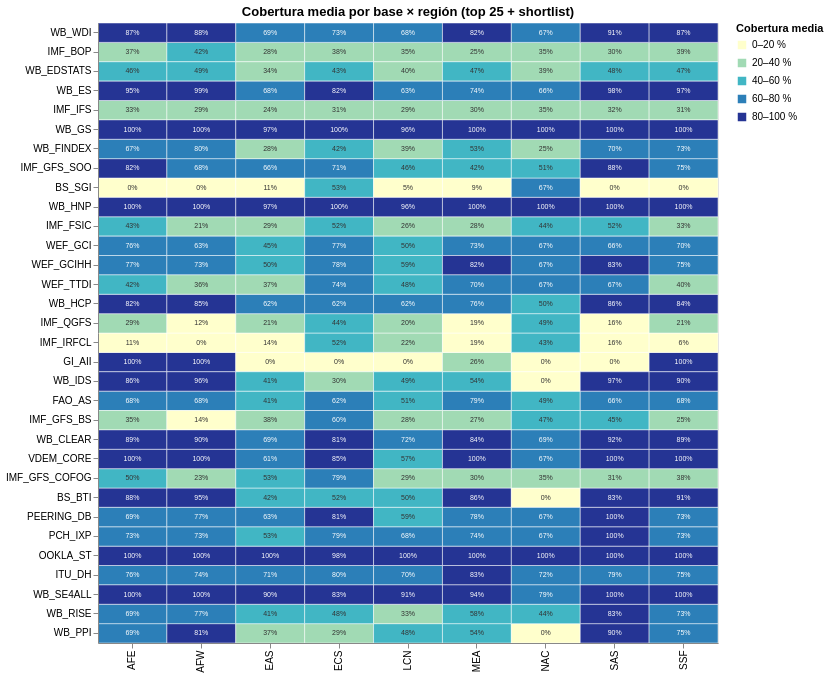

Notebook cell for this chart:
### Markdown cell above
## 3. Heatmap base × región

**Pregunta:** ¿qué bases tienen vacíos regionales?  
**Codificación:** color = cobertura media (0–1) de los indicadores de la base en cada región.  
**Fuente:** `data/derived/database_region_coverage.csv`.

Para que sea legible se muestran las **25 bases con más indicadores** más las 8 del shortlist temático. Las 171 bases × 9 regiones completas quedan en el CSV.

El color se agrupa en **5 intervalos discretos** (sin gradiente continuo).

### Code cell
SHORTLIST = {
    "PEERING_DB": "Datacenters",
    "PCH_IXP": "IXPs",
    "OOKLA_ST": "Velocidad",
    "ITU_DH": "Conectividad",
    "WB_WDI": "Internet / energía",
    "WB_SE4ALL": "Energía",
    "WB_RISE": "Energía (política)",
    "WB_PPI": "Inversión infra",
}

REGION_ORDER = ["AFE", "AFW", "EAS", "ECS", "LCN", "MEA", "NAC", "SAS", "SSF"]

region_cov = pd.read_csv(DERIVED / "database_region_coverage.csv")
heatmap_ids = list(
    dict.fromkeys(
        databases.sort_values("indicators", ascending=False).head(25)["database_id"].tolist()
        + list(SHORTLIST)
    )
)
heatmap_df = region_cov[region_cov["database_id"].isin(heatmap_ids)].copy()
heatmap_df["shortlist"] = heatmap_df["database_id"].isin(SHORTLIST)

COVERAGE_LABELS = ["0–20 %", "20–40 %", "40–60 %", "60–80 %", "80–100 %"]
COVERAGE_COLORS = ["#FFFFCC", "#A1DAB4", "#41B6C4", "#2C7FB8", "#253494"]
heatmap_df["coverage_band"] = pd.cut(
    heatmap_df["mean_coverage"],
    bins=[-0.001, 0.2, 0.4, 0.6, 0.8, 1.0],
    labels=COVERAGE_LABELS,
)

print(f"Bases en el heatmap: {len(heatmap_ids)} · celdas: {len(heatmap_df)}")
print(heatmap_df.groupby("database_id")["mean_coverage"].mean().sort_values().head(8).to_string())

heat = (
    alt.Chart(heatmap_df)
    .mark_rect(stroke="white", strokeWidth=0.5)
    .encode(
        x=alt.X("region:N", sort=REGION_ORDER, title=None),
        y=alt.Y("database_id:N", sort=heatmap_ids, title=None),
        color=alt.Color(
            "coverage_band:N",
            title="Cobertura media",
            sort=COVERAGE_LABELS,
            scale=alt.Scale(
                domain=COVERAGE_LABELS,
                range=COVERAGE_COLORS,
                type="ordinal",
            ),
        ),
        tooltip=[
            alt.Tooltip("database_id:N", title="Base"),
            alt.Tooltip("region_name:N", title="Región"),
            alt.Tooltip("coverage_band:N", title="Intervalo"),
            alt.Tooltip("mean_coverage:Q", title="Cobertura media", format=".3f"),
            alt.Tooltip("median_coverage:Q", title="Cobertura mediana", format=".3f"),
            alt.Tooltip("indicators:Q", title="Indicadores"),
            alt.Tooltip("region_countries:Q", title="Países en la región"),
        ],
    )
)

heat_text = heat.mark_text(fontSize=7).encode(
    text=alt.Text("mean_coverage:Q", format=".0%"),
    color=alt.condition(
        alt.datum.mean_coverage > 0.6, alt.value("white"), alt.value("#333333")
    ),
)

(heat + heat_text).properties(
    width=620,
    height=620,
    title="Cobertura media por base × región (top 25 + shortlist)",
)

### Figure 1 — Vega-Lite specification as saved in the notebook (floating-point values rounded to 4 significant figures; data arrays with more than 128 entries replaced by an {"elided": "..."} marker saying what was removed)
{"config": {"view": {"continuousWidth": 300, "continuousHeight": 300}}, "layer": [{"mark": {"type": "rect", "stroke": "white", "strokeWidth": 0.5}, "encoding": {"color": {"field": "coverage_band", "scale": {"domain": ["0–20 %", "20–40 %", "40–60 %", "60–80 %", "80–100 %"], "range": ["#FFFFCC", "#A1DAB4", "#41B6C4", "#2C7FB8", "#253494"], "type": "ordinal"}, "sort": ["0–20 %", "20–40 %", "40–60 %", "60–80 %", "80–100 %"], "title": "Cobertura media", "type": "nominal"}, "tooltip": [{"field": "database_id", "title": "Base", "type": "nominal"}, {"field": "region_name", "title": "Región", "type": "nominal"}, {"field": "coverage_band", "title": "Intervalo", "type": "nominal"}, {"field": "mean_coverage", "format": ".3f", "title": "Cobertura media", "type": "quantitative"}, {"field": "median_coverage", "format": ".3f", "title": "Cobertura mediana", "type": "quantitative"}, {"field": "indicators", "title": "Indicadores", "type": "quantitative"}, {"field": "region_countries", "title": "Países en la región", "type": "quantitative"}], "x": {"field": "region", "sort": ["AFE", "AFW", "EAS", "ECS", "LCN", "MEA", "NAC", "SAS", "SSF"], "title": null, "type": "nominal"}, "y": {"field": "database_id", "sort": ["WB_WDI", "IMF_BOP", "WB_EDSTATS", "WB_ES", "IMF_IFS", "WB_GS", "WB_FINDEX", "IMF_GFS_SOO", "BS_SGI", "WB_HNP", "IMF_FSIC", "WEF_GCI", "WEF_GCIHH", "WEF_TTDI", "WB_HCP", "IMF_QGFS", "IMF_IRFCL", "GI_AII", "WB_IDS", "FAO_AS", "IMF_GFS_BS", "WB_CLEAR", "VDEM_CORE", "IMF_GFS_COFOG", "BS_BTI", "PEERING_DB", "PCH_IXP", "OOKLA_ST", "ITU_DH", "WB_SE4ALL", "WB_RISE", "WB_PPI"], "title": null, "type": "nominal"}}}, {"mark": {"type": "text", "fontSize": 7}, "encoding": {"color": {"condition": {"test": "(datum.mean_coverage > 0.6)", "value": "white"}, "value": "#333333"}, "text": {"field": "mean_coverage", "format": ".0%", "type": "quantitative"}, "tooltip": [{"field": "database_id", "title": "Base", "type": "nominal"}, {"field": "region_name", "title": "Región", "type": "nominal"}, {"field": "coverage_band", "title": "Intervalo", "type": "nominal"}, {"field": "mean_coverage", "format": ".3f", "title": "Cobertura media", "type": "quantitative"}, {"field": "median_coverage", "format": ".3f", "title": "Cobertura mediana", "type": "quantitative"}, {"field": "indicators", "title": "Indicadores", "type": "quantitative"}, {"field": "region_countries", "title": "Países en la región", "type": "quantitative"}], "x": {"field": "region", "sort": ["AFE", "AFW", "EAS", "ECS", "LCN", "MEA", "NAC", "SAS", "SSF"], "title": null, "type": "nominal"}, "y": {"field": "database_id", "sort": ["WB_WDI", "IMF_BOP", "WB_EDSTATS", "WB_ES", "IMF_IFS", "WB_GS", "WB_FINDEX", "IMF_GFS_SOO", "BS_SGI", "WB_HNP", "IMF_FSIC", "WEF_GCI", "WEF_GCIHH", "WEF_TTDI", "WB_HCP", "IMF_QGFS", "IMF_IRFCL", "GI_AII", "WB_IDS", "FAO_AS", "IMF_GFS_BS", "WB_CLEAR", "VDEM_CORE", "IMF_GFS_COFOG", "BS_BTI", "PEERING_DB", "PCH_IXP", "OOKLA_ST", "ITU_DH", "WB_SE4ALL", "WB_RISE", "WB_PPI"], "title": null, "type": "nominal"}}}], "data": {"name": "data-6fbbd8f93dbcaa87ae2ab0ea521bc8dd"}, "height": 620, "title": "Cobertura media por base × región (top 25 + shortlist)", "width": 620, "$schema": "https://vega.github.io/schema/vega-lite/v6.4.1.json", "datasets": {"data-6fbbd8f93dbcaa87ae2ab0ea521bc8dd": {"elided": "288 records"}}}
